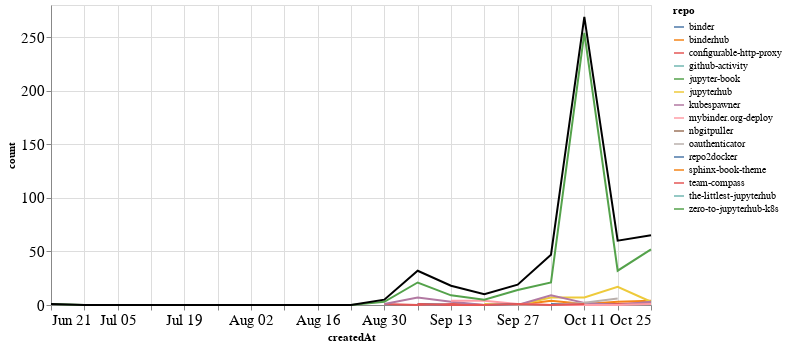

The cell this chart's notebook holds for it:
### Markdown cell above
## Comments

### Code cell
comments_time = comments.groupby('repo').resample('W', on='createdAt').count()['author'].reset_index()
comments_time = comments_time.rename(columns={'author': 'count'})
comments_time_total = comments_time.groupby('createdAt').agg({"count": "sum"}).reset_index()
ch1 = alt.Chart(comments_time, width=600).mark_line().encode(
    x='createdAt',
    y='count',
    color='repo',
    tooltip="repo"
)

ch2 = alt.Chart(comments_time_total, width=600).mark_line(color="black").encode(
    x='createdAt',
    y='count',
)

ch1 + ch2

### Figure 1 — Vega-Lite specification as saved in the notebook (floating-point values rounded to 4 significant figures)
{"config": {"axisLeft": {"labelFontSize": 15}, "axisBottom": {"labelFontSize": 15}}, "layer": [{"data": {"name": "data-33e3a22802e0a92e8759ec9e1d65a39e"}, "mark": "line", "encoding": {"color": {"type": "nominal", "field": "repo"}, "tooltip": {"type": "nominal", "field": "repo"}, "x": {"type": "temporal", "field": "createdAt"}, "y": {"type": "quantitative", "field": "count"}}, "width": 600}, {"data": {"name": "data-9439c5f1584666f888310c5d37c0fe24"}, "mark": {"type": "line", "color": "black"}, "encoding": {"x": {"type": "temporal", "field": "createdAt"}, "y": {"type": "quantitative", "field": "count"}}, "width": 600}], "$schema": "https://vega.github.io/schema/vega-lite/v4.8.1.json", "datasets": {"data-33e3a22802e0a92e8759ec9e1d65a39e": [{"repo": "binder", "createdAt": "2020-10-04T00:00:00", "count": 1}, {"repo": "binder", "createdAt": "2020-10-11T00:00:00", "count": 1}, {"repo": "binder", "createdAt": "2020-10-18T00:00:00", "count": 1}, {"repo": "binderhub", "createdAt": "2020-09-13T00:00:00", "count": 1}, {"repo": "binderhub", "createdAt": "2020-09-20T00:00:00", "count": 0}, {"repo": "binderhub", "createdAt": "2020-09-27T00:00:00", "count": 0}, {"repo": "binderhub", "createdAt": "2020-10-04T00:00:00", "count": 4}, {"repo": "binderhub", "createdAt": "2020-10-11T00:00:00", "count": 1}, {"repo": "binderhub", "createdAt": "2020-10-18T00:00:00", "count": 3}, {"repo": "binderhub", "createdAt": "2020-10-25T00:00:00", "count": 4}, {"repo": "configurable-http-proxy", "createdAt": "2020-08-30T00:00:00", "count": 1}, {"repo": "configurable-http-proxy", "createdAt": "2020-09-06T00:00:00", "count": 0}, {"repo": "configurable-http-proxy", "createdAt": "2020-09-13T00:00:00", "count": 1}, {"repo": "configurable-http-proxy", "createdAt": "2020-09-20T00:00:00", "count": 0}, {"repo": "configurable-http-proxy", "createdAt": "2020-09-27T00:00:00", "count": 0}, {"repo": "configurable-http-proxy", "createdAt": "2020-10-04T00:00:00", "count": 0}, {"repo": "configurable-http-proxy", "createdAt": "2020-10-11T00:00:00", "count": 0}, {"repo": "configurable-http-proxy", "createdAt": "2020-10-18T00:00:00", "count": 1}, {"repo": "configurable-http-proxy", "createdAt": "2020-10-25T00:00:00", "count": 2}, {"repo": "github-activity", "createdAt": "2020-10-11T00:00:00", "count": 1}, {"repo": "jupyter-book", "createdAt": "2020-10-04T00:00:00", "count": 2}, {"repo": "jupyterhub", "createdAt": "2020-09-20T00:00:00", "count": 1}, {"repo": "jupyterhub", "createdAt": "2020-09-27T00:00:00", "count": 0}, {"repo": "jupyterhub", "createdAt": "2020-10-04T00:00:00", "count": 7}, {"repo": "jupyterhub", "createdAt": "2020-10-11T00:00:00", "count": 7}, {"repo": "jupyterhub", "createdAt": "2020-10-18T00:00:00", "count": 17}, {"repo": "jupyterhub", "createdAt": "2020-10-25T00:00:00", "count": 3}, {"repo": "kubespawner", "createdAt": "2020-08-30T00:00:00", "count": 1}, {"repo": "kubespawner", "createdAt": "2020-09-06T00:00:00", "count": 7}, {"repo": "kubespawner", "createdAt": "2020-09-13T00:00:00", "count": 3}, {"repo": "kubespawner", "createdAt": "2020-09-20T00:00:00", "count": 0}, {"repo": "kubespawner", "createdAt": "2020-09-27T00:00:00", "count": 0}, {"repo": "kubespawner", "createdAt": "2020-10-04T00:00:00", "count": 9}, {"repo": "kubespawner", "createdAt": "2020-10-11T00:00:00", "count": 2}, {"repo": "kubespawner", "createdAt": "2020-10-18T00:00:00", "count": 0}, {"repo": "kubespawner", "createdAt": "2020-10-25T00:00:00", "count": 3}, {"repo": "mybinder.org-deploy", "createdAt": "2020-09-13T00:00:00", "count": 4}, {"repo": "mybinder.org-deploy", "createdAt": "2020-09-20T00:00:00", "count": 4}, {"repo": "mybinder.org-deploy", "createdAt": "2020-09-27T00:00:00", "count": 1}, {"repo": "mybinder.org-deploy", "createdAt": "2020-10-04T00:00:00", "count": 0}, {"repo": "mybinder.org-deploy", "createdAt": "2020-10-11T00:00:00", "count": 0}, {"repo": "mybinder.org-deploy", "createdAt": "2020-10-18T00:00:00", "count": 0}, {"repo": "mybinder.org-deploy", "createdAt": "2020-10-25T00:00:00", "count": 1}, {"repo": "nbgitpuller", "createdAt": "2020-10-04T00:00:00", "count": 3}, {"repo": "oauthenticator", "createdAt": "2020-09-06T00:00:00", "count": 1}, {"repo": "oauthenticator", "createdAt": "2020-09-13T00:00:00", "count": 0}, {"repo": "oauthenticator", "createdAt": "2020-09-20T00:00:00", "count": 0}, {"repo": "oauthenticator", "createdAt": "2020-09-27T00:00:00", "count": 0}, {"repo": "oauthenticator", "createdAt": "2020-10-04T00:00:00", "count": 0}, {"repo": "oauthenticator", "createdAt": "2020-10-11T00:00:00", "count": 2}, {"repo": "oauthenticator", "createdAt": "2020-10-18T00:00:00", "count": 6}, {"repo": "repo2docker", "createdAt": "2020-09-06T00:00:00", "count": 1}, {"repo": "repo2docker", "createdAt": "2020-09-13T00:00:00", "count": 0}, {"repo": "repo2docker", "createdAt": "2020-09-20T00:00:00", "count": 0}, {"repo": "repo2docker", "createdAt": "2020-09-27T00:00:00", "count": 1}, {"repo": "sphinx-book-theme", "createdAt": "2020-09-27T00:00:00", "count": 2}, {"repo": "team-compass", "createdAt": "2020-09-06T00:00:00", "count": 1}, {"repo": "team-compass", "createdAt": "2020-09-13T00:00:00", "count": 0}, {"repo": "team-compass", "createdAt": "2020-09-20T00:00:00", "count": 0}, {"repo": "team-compass", "createdAt": "2020-09-27T00:00:00", "count": 1}, {"repo": "team-compass", "createdAt": "2020-10-04T00:00:00", "count": 0}, {"repo": "team-compass", "createdAt": "2020-10-11T00:00:00", "count": 1}, {"repo": "the-littlest-jupyterhub", "createdAt": "2020-09-06T00:00:00", "count": 1}, {"repo": "zero-to-jupyterhub-k8s", "createdAt": "2020-06-21T00:00:00", "count": 1}, {"repo": "zero-to-jupyterhub-k8s", "createdAt": "2020-06-28T00:00:00", "count": 0}, {"repo": "zero-to-jupyterhub-k8s", "createdAt": "2020-07-05T00:00:00", "count": 0}, {"repo": "zero-to-jupyterhub-k8s", "createdAt": "2020-07-12T00:00:00", "count": 0}, {"repo": "zero-to-jupyterhub-k8s", "createdAt": "2020-07-19T00:00:00", "count": 0}, {"repo": "zero-to-jupyterhub-k8s", "createdAt": "2020-07-26T00:00:00", "count": 0}, {"repo": "zero-to-jupyterhub-k8s", "createdAt": "2020-08-02T00:00:00", "count": 0}, {"repo": "zero-to-jupyterhub-k8s", "createdAt": "2020-08-09T00:00:00", "count": 0}, {"repo": "zero-to-jupyterhub-k8s", "createdAt": "2020-08-16T00:00:00", "count": 0}, {"repo": "zero-to-jupyterhub-k8s", "createdAt": "2020-08-23T00:00:00", "count": 0}, {"repo": "zero-to-jupyterhub-k8s", "createdAt": "2020-08-30T00:00:00", "count": 3}, {"repo": "zero-to-jupyterhub-k8s", "createdAt": "2020-09-06T00:00:00", "count": 21}, {"repo": "zero-to-jupyterhub-k8s", "createdAt": "2020-09-13T00:00:00", "count": 9}, {"repo": "zero-to-jupyterhub-k8s", "createdAt": "2020-09-20T00:00:00", "count": 5}, {"repo": "zero-to-jupyterhub-k8s", "createdAt": "2020-09-27T00:00:00", "count": 14}, {"repo": "zero-to-jupyterhub-k8s", "createdAt": "2020-10-04T00:00:00", "count": 21}, {"repo": "zero-to-jupyterhub-k8s", "createdAt": "2020-10-11T00:00:00", "count": 254}, {"repo": "zero-to-jupyterhub-k8s", "createdAt": "2020-10-18T00:00:00", "count": 32}, {"repo": "zero-to-jupyterhub-k8s", "createdAt": "2020-10-25T00:00:00", "count": 52}], "data-9439c5f1584666f888310c5d37c0fe24": [{"createdAt": "2020-06-21T00:00:00", "count": 1}, {"createdAt": "2020-06-28T00:00:00", "count": 0}, {"createdAt": "2020-07-05T00:00:00", "count": 0}, {"createdAt": "2020-07-12T00:00:00", "count": 0}, {"createdAt": "2020-07-19T00:00:00", "count": 0}, {"createdAt": "2020-07-26T00:00:00", "count": 0}, {"createdAt": "2020-08-02T00:00:00", "count": 0}, {"createdAt": "2020-08-09T00:00:00", "count": 0}, {"createdAt": "2020-08-16T00:00:00", "count": 0}, {"createdAt": "2020-08-23T00:00:00", "count": 0}, {"createdAt": "2020-08-30T00:00:00", "count": 5}, {"createdAt": "2020-09-06T00:00:00", "count": 32}, {"createdAt": "2020-09-13T00:00:00", "count": 18}, {"createdAt": "2020-09-20T00:00:00", "count": 10}, {"createdAt": "2020-09-27T00:00:00", "count": 19}, {"createdAt": "2020-10-04T00:00:00", "count": 47}, {"createdAt": "2020-10-11T00:00:00", "count": 269}, {"createdAt": "2020-10-18T00:00:00", "count": 60}, {"createdAt": "2020-10-25T00:00:00", "count": 65}]}}
